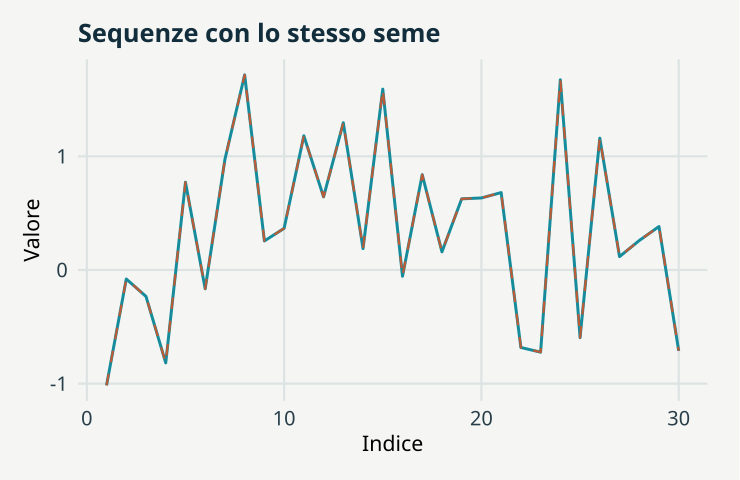

The script that saved this image:
# GeoStat Lab — funzioni comuni. R >= 4.3; ggplot2 >= 3.4; jsonlite.
suppressPackageStartupMessages(library(ggplot2))
col_geo <- c('#168B9C','#BC5B35','#7054A4','#A17B19','#227864','#64748B')
theme_set(theme_minimal(base_size=17, base_family='sans') + theme(
  plot.background=element_rect(fill='#F5F6F3',colour=NA),
  panel.background=element_rect(fill='#F5F6F3',colour=NA),
  panel.grid.minor=element_blank(),panel.grid.major=element_line(colour='#DCE3E2'),
  plot.title=element_text(size=19,face='bold',colour='#122D3B'),
  plot.subtitle=element_text(size=13,colour='#405560',margin=margin(b=12)),
  axis.text=element_text(size=15,colour='#273E4A'),axis.title=element_text(size=16),
  legend.position='bottom',legend.title=element_blank(),legend.text=element_text(size=14),
  strip.text=element_text(size=15,face='bold'),plot.margin=margin(18,24,18,18)))
metric <- function(...) data.frame(grandezza=names(c(...)),valore=as.character(c(...)),check.names=FALSE)
f <- function(x,d=3) {out<-formatC(x,digits=d,format='fg');out[!is.finite(x)]<-'Non definito';out}
line_plot <- function(d,x='x',y='y',title='',xl=x,yl=y,group=NULL) {
 p<-ggplot(d,aes(x=.data[[x]],y=.data[[y]]))
 if(is.null(group)) p<-p+geom_line(colour=col_geo[1],linewidth=1.05) else p<-p+aes(colour=.data[[group]],group=.data[[group]])+geom_line(linewidth=1)+scale_colour_manual(values=col_geo)
 p+labs(title=title,x=xl,y=yl)
}
point_plot <- function(d,x='x',y='y',title='',xl=x,yl=y,group=NULL) {
 p<-ggplot(d,aes(x=.data[[x]],y=.data[[y]]))
 if(is.null(group))p<-p+geom_point(colour=col_geo[1],size=2.5,alpha=.8) else p<-p+aes(colour=.data[[group]])+geom_point(size=2.7,alpha=.85)+scale_colour_manual(values=col_geo)
 p+labs(title=title,x=xl,y=yl)
}
hist_plot<-function(x,title='',xl='Valore',bins=20)ggplot(data.frame(x=x),aes(x))+geom_histogram(bins=bins,fill=col_geo[1],colour='#F5F6F3')+labs(title=title,x=xl,y='Frequenza')
bar_plot<-function(d,x='gruppo',y='valore',title='',yl='Valore')ggplot(d,aes(x=.data[[x]],y=.data[[y]],fill=.data[[x]]))+geom_col(width=.65)+scale_fill_manual(values=rep(col_geo,length.out=length(unique(d[[x]])) ))+guides(fill='none')+labs(title=title,x=NULL,y=yl)
map_plot<-function(d,z='z',title='',xl='Est [km]',yl='Nord [km]')ggplot(d,aes(x,y,fill=.data[[z]]))+geom_raster()+coord_equal()+scale_fill_gradientn(colours=c('#153F56','#298C9C','#B8CDB2','#F1D889','#AD542F'))+labs(title=title,x=xl,y=yl)
acf_data<-function(x,lag=20){a<-acf(x,lag.max=min(lag,length(x)-1),plot=FALSE);data.frame(x=as.vector(a$lag)[-1],y=as.vector(a$acf)[-1])}
# AR(1), distribuzione marginale stazionaria N(0, 1).
ar_series<-function(n,rho){x<-numeric(n);x[1]<-rnorm(1);for(i in 2:n)x[i]<-rho*x[i-1]+sqrt(1-rho^2)*rnorm(1);x}
# Distanze euclidee in unità metriche già dichiarate; nessuna conversione implicita di CRS.
dist_cross<-function(a,b)sqrt(outer(a[,1],b[,1],'-')^2+outer(a[,2],b[,2],'-')^2)
# Predittore IDW: i punti coincidenti ricevono esattamente il valore osservato.
idw<-function(xy,z,new,power=2){dd<-dist_cross(new,xy);apply(dd,1,function(d)if(any(d<1e-10))mean(z[d<1e-10])else weighted.mean(z,d^(-power)))}
# CART didattico binario: divisioni assiali che minimizzano l'impurità di Gini.
cart_fit<-function(x,y,depth=2,minleaf=4){
 node<-list(p=mean(y),n=length(y));if(depth<1||length(unique(y))<2||length(y)<2*minleaf)return(node)
 best<-Inf
 for(j in seq_len(ncol(x))){v<-sort(unique(x[,j])); if(length(v)<2)next
  for(cut in (head(v,-1)+tail(v,-1))/2){left<-x[,j]<=cut;nl<-sum(left);nr<-sum(!left);if(min(nl,nr)<minleaf)next
   score<-nl*mean(y[left])*(1-mean(y[left]))+nr*mean(y[!left])*(1-mean(y[!left]))
   if(score<best){best<-score;node$j<-j;node$cut<-cut;split<-left}
  }
 }
 if(is.finite(best)){node$left<-cart_fit(x[split,,drop=FALSE],y[split],depth-1,minleaf);node$right<-cart_fit(x[!split,,drop=FALSE],y[!split],depth-1,minleaf)};node
}
cart_predict<-function(tree,x)apply(x,1,function(row){t<-tree;while(!is.null(t$j))t<-if(row[t$j]<=t$cut)t$left else t$right;t$p})

p <- list(skip = 0, seed = 17)
set.seed(p$seed)
set.seed(p$seed)

a <- rnorm(30)

set.seed(p$seed)

if (p$skip > 0) invisible(rnorm(p$skip))

b <- rnorm(30)

data <- data.frame(x = 1:30, y = a, secondo = b)

plots <- list(line_plot(data, title = "Sequenze con lo stesso seme", xl = "Indice", yl = "Valore") + 
    geom_line(aes(y = secondo), colour = col_geo[2], linetype = 2))

metrics <- metric(`Sequenze identiche` = identical(a, b), `Scarto massimo` = f(max(abs(a - 
    b))), `Estrazioni preliminari` = p$skip)
print(metrics,row.names=FALSE)
ggplot2::ggsave('m15-casualita-A.svg',plots[[1]],device=svglite::svglite,width=7.7,height=5.0,bg='#F8F6F1')
